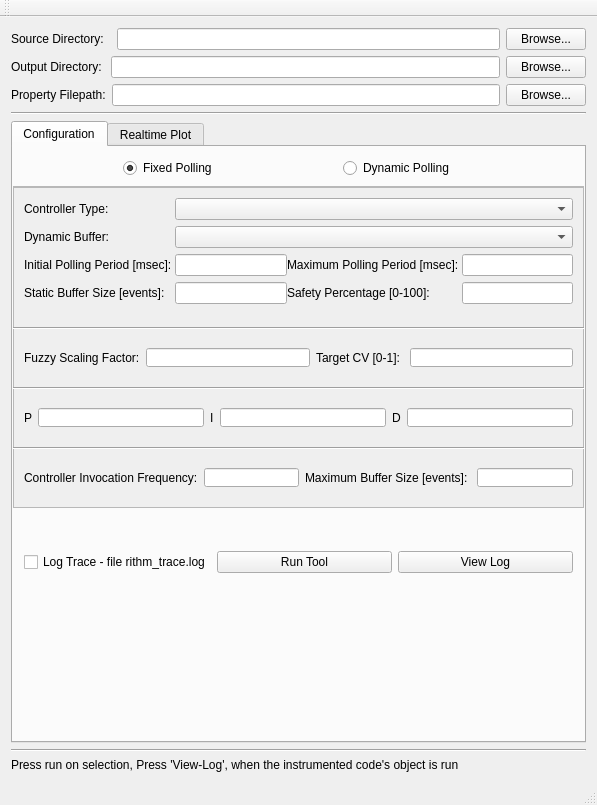
<?xml version="1.0" encoding="UTF-8"?>
<ui version="4.0">
 <class>MainWindow</class>
 <widget class="QMainWindow" name="MainWindow">
  <property name="geometry">
   <rect>
    <x>0</x>
    <y>0</y>
    <width>597</width>
    <height>805</height>
   </rect>
  </property>
  <property name="sizePolicy">
   <sizepolicy hsizetype="Expanding" vsizetype="Fixed">
    <horstretch>0</horstretch>
    <verstretch>0</verstretch>
   </sizepolicy>
  </property>
  <property name="windowTitle">
   <string>RiTHM</string>
  </property>
  <widget class="QWidget" name="centralWidget">
   <layout class="QVBoxLayout" name="verticalLayout">
    <item>
     <layout class="QHBoxLayout" name="horizontalLayout" stretch="0,0,0">
      <property name="spacing">
       <number>6</number>
      </property>
      <property name="sizeConstraint">
       <enum>QLayout::SetNoConstraint</enum>
      </property>
      <item>
       <widget class="QLabel" name="label">
        <property name="text">
         <string>Source Directory:  </string>
        </property>
       </widget>
      </item>
      <item>
       <widget class="QLineEdit" name="lineEditSrcDir"/>
      </item>
      <item>
       <widget class="QPushButton" name="pushButtonBrowseSrc">
        <property name="text">
         <string>Browse...</string>
        </property>
       </widget>
      </item>
     </layout>
    </item>
    <item>
     <layout class="QHBoxLayout" name="horizontalLayout_3">
      <item>
       <widget class="QLabel" name="label_3">
        <property name="text">
         <string>Output Directory: </string>
        </property>
       </widget>
      </item>
      <item>
       <widget class="QLineEdit" name="lineEditOutputDir">
        <property name="sizePolicy">
         <sizepolicy hsizetype="Expanding" vsizetype="Fixed">
          <horstretch>0</horstretch>
          <verstretch>0</verstretch>
         </sizepolicy>
        </property>
       </widget>
      </item>
      <item>
       <widget class="QPushButton" name="pushButtonBrowseOutput">
        <property name="text">
         <string>Browse...</string>
        </property>
       </widget>
      </item>
     </layout>
    </item>
    <item>
     <layout class="QHBoxLayout" name="horizontalLayout_2">
      <item>
       <widget class="QLabel" name="label_2">
        <property name="text">
         <string>Property Filepath:</string>
        </property>
       </widget>
      </item>
      <item>
       <widget class="QLineEdit" name="lineEditPropPath"/>
      </item>
      <item>
       <widget class="QPushButton" name="pushButtonBrowseProp">
        <property name="text">
         <string>Browse...</string>
        </property>
       </widget>
      </item>
     </layout>
    </item>
    <item>
     <widget class="Line" name="line_3">
      <property name="orientation">
       <enum>Qt::Horizontal</enum>
      </property>
     </widget>
    </item>
    <item>
     <widget class="QTabWidget" name="tabWidget">
      <property name="currentIndex">
       <number>0</number>
      </property>
      <widget class="QWidget" name="tab_4">
       <attribute name="title">
        <string>Configuration</string>
       </attribute>
       <widget class="QRadioButton" name="radioButtonFixed">
        <property name="geometry">
         <rect>
          <x>110</x>
          <y>10</y>
          <width>116</width>
          <height>22</height>
         </rect>
        </property>
        <property name="text">
         <string>Fixed Polling</string>
        </property>
        <property name="checked">
         <bool>true</bool>
        </property>
       </widget>
       <widget class="QRadioButton" name="radioButtonDynamic">
        <property name="geometry">
         <rect>
          <x>330</x>
          <y>10</y>
          <width>131</width>
          <height>22</height>
         </rect>
        </property>
        <property name="text">
         <string>Dynamic Polling</string>
        </property>
       </widget>
       <widget class="QFrame" name="frameFixedPolling">
        <property name="geometry">
         <rect>
          <x>0</x>
          <y>39</y>
          <width>571</width>
          <height>281</height>
         </rect>
        </property>
        <property name="frameShape">
         <enum>QFrame::StyledPanel</enum>
        </property>
        <property name="frameShadow">
         <enum>QFrame::Raised</enum>
        </property>
        <widget class="QWidget" name="layoutWidget_2">
         <property name="geometry">
          <rect>
           <x>0</x>
           <y>10</y>
           <width>571</width>
           <height>131</height>
          </rect>
         </property>
         <layout class="QFormLayout" name="formLayout_3">
          <property name="sizeConstraint">
           <enum>QLayout::SetDefaultConstraint</enum>
          </property>
          <item row="0" column="0">
           <widget class="QLabel" name="label_14">
            <property name="sizePolicy">
             <sizepolicy hsizetype="Minimum" vsizetype="Fixed">
              <horstretch>0</horstretch>
              <verstretch>0</verstretch>
             </sizepolicy>
            </property>
            <property name="text">
             <string>Algorithm Type: </string>
            </property>
           </widget>
          </item>
          <item row="0" column="1">
           <widget class="QComboBox" name="comboBoxAlgType">
            <property name="sizePolicy">
             <sizepolicy hsizetype="Expanding" vsizetype="Fixed">
              <horstretch>0</horstretch>
              <verstretch>0</verstretch>
             </sizepolicy>
            </property>
           </widget>
          </item>
          <item row="1" column="0">
           <widget class="QLabel" name="label_15">
            <property name="sizePolicy">
             <sizepolicy hsizetype="Minimum" vsizetype="Fixed">
              <horstretch>0</horstretch>
              <verstretch>0</verstretch>
             </sizepolicy>
            </property>
            <property name="text">
             <string>Invocation Type: </string>
            </property>
           </widget>
          </item>
          <item row="1" column="1">
           <widget class="QComboBox" name="comboBoxInvocType">
            <property name="sizePolicy">
             <sizepolicy hsizetype="Expanding" vsizetype="Fixed">
              <horstretch>0</horstretch>
              <verstretch>0</verstretch>
             </sizepolicy>
            </property>
           </widget>
          </item>
          <item row="2" column="0">
           <widget class="QLabel" name="label_16">
            <property name="sizePolicy">
             <sizepolicy hsizetype="Minimum" vsizetype="Preferred">
              <horstretch>0</horstretch>
              <verstretch>0</verstretch>
             </sizepolicy>
            </property>
            <property name="text">
             <string>Target Polling Period [cycles]: </string>
            </property>
           </widget>
          </item>
          <item row="2" column="1">
           <widget class="QLineEdit" name="lineEditSP"/>
          </item>
          <item row="3" column="0">
           <widget class="QLabel" name="label_17">
            <property name="sizePolicy">
             <sizepolicy hsizetype="Preferred" vsizetype="Preferred">
              <horstretch>0</horstretch>
              <verstretch>0</verstretch>
             </sizepolicy>
            </property>
            <property name="text">
             <string>Buffer Size [bytes]: </string>
            </property>
           </widget>
          </item>
          <item row="3" column="1">
           <widget class="QLineEdit" name="lineEditBufSz"/>
          </item>
         </layout>
        </widget>
        <widget class="QWidget" name="layoutWidget_3">
         <property name="geometry">
          <rect>
           <x>0</x>
           <y>160</y>
           <width>571</width>
           <height>62</height>
          </rect>
         </property>
         <layout class="QFormLayout" name="formLayout_4">
          <property name="fieldGrowthPolicy">
           <enum>QFormLayout::AllNonFixedFieldsGrow</enum>
          </property>
          <item row="0" column="1">
           <widget class="QComboBox" name="comboBoxExt">
            <property name="sizePolicy">
             <sizepolicy hsizetype="Expanding" vsizetype="Fixed">
              <horstretch>0</horstretch>
              <verstretch>0</verstretch>
             </sizepolicy>
            </property>
           </widget>
          </item>
          <item row="0" column="0">
           <widget class="QLabel" name="label_4">
            <property name="text">
             <string>External</string>
            </property>
           </widget>
          </item>
         </layout>
        </widget>
        <widget class="Line" name="line_7">
         <property name="geometry">
          <rect>
           <x>0</x>
           <y>150</y>
           <width>579</width>
           <height>3</height>
          </rect>
         </property>
         <property name="orientation">
          <enum>Qt::Horizontal</enum>
         </property>
        </widget>
       </widget>
       <widget class="QFrame" name="frameDynamicPolling">
        <property name="geometry">
         <rect>
          <x>0</x>
          <y>40</y>
          <width>571</width>
          <height>321</height>
         </rect>
        </property>
        <property name="autoFillBackground">
         <bool>true</bool>
        </property>
        <property name="frameShape">
         <enum>QFrame::StyledPanel</enum>
        </property>
        <property name="frameShadow">
         <enum>QFrame::Raised</enum>
        </property>
        <widget class="Line" name="line_8">
         <property name="geometry">
          <rect>
           <x>0</x>
           <y>260</y>
           <width>579</width>
           <height>3</height>
          </rect>
         </property>
         <property name="orientation">
          <enum>Qt::Horizontal</enum>
         </property>
        </widget>
        <widget class="Line" name="line_9">
         <property name="geometry">
          <rect>
           <x>0</x>
           <y>200</y>
           <width>579</width>
           <height>3</height>
          </rect>
         </property>
         <property name="orientation">
          <enum>Qt::Horizontal</enum>
         </property>
        </widget>
        <widget class="QWidget" name="horizontalLayoutWidget_4">
         <property name="geometry">
          <rect>
           <x>0</x>
           <y>150</y>
           <width>571</width>
           <height>41</height>
          </rect>
         </property>
         <layout class="QHBoxLayout" name="horizontalLayout_11">
          <item>
           <widget class="QLabel" name="labelFuzzyScale">
            <property name="sizePolicy">
             <sizepolicy hsizetype="Minimum" vsizetype="Preferred">
              <horstretch>0</horstretch>
              <verstretch>0</verstretch>
             </sizepolicy>
            </property>
            <property name="text">
             <string>Fuzzy Scaling Factor:</string>
            </property>
           </widget>
          </item>
          <item>
           <widget class="QLineEdit" name="lineEditFuzzyScale"/>
          </item>
          <item>
           <widget class="QLabel" name="labelCV">
            <property name="sizePolicy">
             <sizepolicy hsizetype="Minimum" vsizetype="Preferred">
              <horstretch>0</horstretch>
              <verstretch>0</verstretch>
             </sizepolicy>
            </property>
            <property name="text">
             <string>Target CV [0-1]: </string>
            </property>
           </widget>
          </item>
          <item>
           <widget class="QLineEdit" name="lineEditCV"/>
          </item>
         </layout>
        </widget>
        <widget class="QWidget" name="horizontalLayoutWidget_5">
         <property name="geometry">
          <rect>
           <x>0</x>
           <y>270</y>
           <width>571</width>
           <height>41</height>
          </rect>
         </property>
         <layout class="QHBoxLayout" name="horizontalLayout_12">
          <item>
           <widget class="QLabel" name="labelInvocFreq">
            <property name="sizePolicy">
             <sizepolicy hsizetype="Minimum" vsizetype="Preferred">
              <horstretch>0</horstretch>
              <verstretch>0</verstretch>
             </sizepolicy>
            </property>
            <property name="text">
             <string>Controller Invocation Frequency:</string>
            </property>
           </widget>
          </item>
          <item>
           <widget class="QLineEdit" name="lineEditInvocFreq"/>
          </item>
          <item>
           <widget class="QLabel" name="labelMaxBS">
            <property name="sizePolicy">
             <sizepolicy hsizetype="Preferred" vsizetype="Preferred">
              <horstretch>0</horstretch>
              <verstretch>0</verstretch>
             </sizepolicy>
            </property>
            <property name="text">
             <string>Maximum Buffer Size [events]: </string>
            </property>
           </widget>
          </item>
          <item>
           <widget class="QLineEdit" name="lineEditMaxBS"/>
          </item>
         </layout>
        </widget>
        <widget class="QWidget" name="gridLayoutWidget_2">
         <property name="geometry">
          <rect>
           <x>0</x>
           <y>0</y>
           <width>571</width>
           <height>131</height>
          </rect>
         </property>
         <layout class="QGridLayout" name="gridLayout_3">
          <property name="horizontalSpacing">
           <number>0</number>
          </property>
          <item row="1" column="0">
           <widget class="QLabel" name="label_23">
            <property name="sizePolicy">
             <sizepolicy hsizetype="Minimum" vsizetype="Fixed">
              <horstretch>0</horstretch>
              <verstretch>0</verstretch>
             </sizepolicy>
            </property>
            <property name="text">
             <string>Dynamic Buffer:</string>
            </property>
           </widget>
          </item>
          <item row="2" column="0">
           <widget class="QLabel" name="labelPP">
            <property name="sizePolicy">
             <sizepolicy hsizetype="Minimum" vsizetype="Preferred">
              <horstretch>0</horstretch>
              <verstretch>0</verstretch>
             </sizepolicy>
            </property>
            <property name="text">
             <string>Initial Polling Period [msec]: </string>
            </property>
           </widget>
          </item>
          <item row="2" column="3">
           <widget class="QLabel" name="labelMaxPP">
            <property name="sizePolicy">
             <sizepolicy hsizetype="Minimum" vsizetype="Preferred">
              <horstretch>0</horstretch>
              <verstretch>0</verstretch>
             </sizepolicy>
            </property>
            <property name="text">
             <string>Maximum Polling Period [msec]: </string>
            </property>
           </widget>
          </item>
          <item row="2" column="4">
           <widget class="QLineEdit" name="lineEditMaxPP"/>
          </item>
          <item row="1" column="2" colspan="3">
           <widget class="QComboBox" name="comboBoxDynamicMode">
            <property name="sizePolicy">
             <sizepolicy hsizetype="Expanding" vsizetype="Fixed">
              <horstretch>0</horstretch>
              <verstretch>0</verstretch>
             </sizepolicy>
            </property>
           </widget>
          </item>
          <item row="0" column="0">
           <widget class="QLabel" name="label_24">
            <property name="sizePolicy">
             <sizepolicy hsizetype="Minimum" vsizetype="Fixed">
              <horstretch>0</horstretch>
              <verstretch>0</verstretch>
             </sizepolicy>
            </property>
            <property name="text">
             <string>Controller Type: </string>
            </property>
           </widget>
          </item>
          <item row="2" column="2">
           <widget class="QLineEdit" name="lineEditPP"/>
          </item>
          <item row="0" column="2" colspan="3">
           <widget class="QComboBox" name="comboBoxContType">
            <property name="sizePolicy">
             <sizepolicy hsizetype="Expanding" vsizetype="Fixed">
              <horstretch>0</horstretch>
              <verstretch>0</verstretch>
             </sizepolicy>
            </property>
           </widget>
          </item>
          <item row="3" column="0">
           <widget class="QLabel" name="labelStaticBS">
            <property name="sizePolicy">
             <sizepolicy hsizetype="Preferred" vsizetype="Preferred">
              <horstretch>0</horstretch>
              <verstretch>0</verstretch>
             </sizepolicy>
            </property>
            <property name="text">
             <string>Static Buffer Size [events]: </string>
            </property>
           </widget>
          </item>
          <item row="3" column="2">
           <widget class="QLineEdit" name="lineEditStaticBS"/>
          </item>
          <item row="3" column="3">
           <widget class="QLabel" name="labelStaticBS_2">
            <property name="sizePolicy">
             <sizepolicy hsizetype="Preferred" vsizetype="Preferred">
              <horstretch>0</horstretch>
              <verstretch>0</verstretch>
             </sizepolicy>
            </property>
            <property name="text">
             <string>Safety Percentage [0-100]: </string>
            </property>
           </widget>
          </item>
          <item row="3" column="4">
           <widget class="QLineEdit" name="lineEditSafety"/>
          </item>
         </layout>
        </widget>
        <widget class="Line" name="line_10">
         <property name="geometry">
          <rect>
           <x>0</x>
           <y>140</y>
           <width>579</width>
           <height>3</height>
          </rect>
         </property>
         <property name="orientation">
          <enum>Qt::Horizontal</enum>
         </property>
        </widget>
        <widget class="QWidget" name="horizontalLayoutWidget_6">
         <property name="geometry">
          <rect>
           <x>0</x>
           <y>210</y>
           <width>571</width>
           <height>41</height>
          </rect>
         </property>
         <layout class="QHBoxLayout" name="horizontalLayout_13">
          <item>
           <widget class="QLabel" name="label_25">
            <property name="text">
             <string>P</string>
            </property>
           </widget>
          </item>
          <item>
           <widget class="QLineEdit" name="lineEditP"/>
          </item>
          <item>
           <widget class="QLabel" name="label_26">
            <property name="text">
             <string>I</string>
            </property>
           </widget>
          </item>
          <item>
           <widget class="QLineEdit" name="lineEditI"/>
          </item>
          <item>
           <widget class="QLabel" name="label_27">
            <property name="text">
             <string>D</string>
            </property>
           </widget>
          </item>
          <item>
           <widget class="QLineEdit" name="lineEditD"/>
          </item>
         </layout>
        </widget>
       </widget>
       <widget class="QWidget" name="layoutWidget">
        <property name="geometry">
         <rect>
          <x>0</x>
          <y>370</y>
          <width>571</width>
          <height>91</height>
         </rect>
        </property>
        <layout class="QHBoxLayout" name="horizontalLayout_5">
         <item>
          <widget class="QCheckBox" name="checkBoxLog">
           <property name="text">
            <string>Log Trace - file rithm_trace.log</string>
           </property>
          </widget>
         </item>
         <item>
          <widget class="QPushButton" name="pushButtonRun">
           <property name="enabled">
            <bool>true</bool>
           </property>
           <property name="text">
            <string>Run Tool</string>
           </property>
          </widget>
         </item>
         <item>
          <widget class="QPushButton" name="pushButtonViewLog">
           <property name="enabled">
            <bool>true</bool>
           </property>
           <property name="text">
            <string>View Log</string>
           </property>
          </widget>
         </item>
        </layout>
       </widget>
      </widget>
      <widget class="QWidget" name="tab_3">
       <attribute name="title">
        <string>Realtime Plot</string>
       </attribute>
       <widget class="QLabel" name="label_13">
        <property name="geometry">
         <rect>
          <x>140</x>
          <y>100</y>
          <width>281</width>
          <height>51</height>
         </rect>
        </property>
        <property name="text">
         <string>Monitoring /proc/rithm</string>
        </property>
        <property name="alignment">
         <set>Qt::AlignCenter</set>
        </property>
       </widget>
       <widget class="QPushButton" name="pushButtonBeginPlot">
        <property name="geometry">
         <rect>
          <x>230</x>
          <y>150</y>
          <width>98</width>
          <height>27</height>
         </rect>
        </property>
        <property name="text">
         <string>Begin</string>
        </property>
       </widget>
      </widget>
     </widget>
    </item>
    <item>
     <widget class="Line" name="line">
      <property name="orientation">
       <enum>Qt::Horizontal</enum>
      </property>
     </widget>
    </item>
    <item>
     <widget class="QLabel" name="labelStatus">
      <property name="sizePolicy">
       <sizepolicy hsizetype="Minimum" vsizetype="Fixed">
        <horstretch>0</horstretch>
        <verstretch>0</verstretch>
       </sizepolicy>
      </property>
      <property name="text">
       <string>Press run on selection, Press 'View-Log', when the instrumented code's object is run</string>
      </property>
     </widget>
    </item>
   </layout>
  </widget>
  <widget class="QMenuBar" name="menuBar">
   <property name="geometry">
    <rect>
     <x>0</x>
     <y>0</y>
     <width>597</width>
     <height>25</height>
    </rect>
   </property>
   <property name="sizePolicy">
    <sizepolicy hsizetype="Expanding" vsizetype="Preferred">
     <horstretch>0</horstretch>
     <verstretch>0</verstretch>
    </sizepolicy>
   </property>
   <property name="defaultUp">
    <bool>false</bool>
   </property>
  </widget>
  <widget class="QStatusBar" name="statusBar"/>
  <widget class="QToolBar" name="toolBar">
   <property name="windowTitle">
    <string>toolBar</string>
   </property>
   <attribute name="toolBarArea">
    <enum>TopToolBarArea</enum>
   </attribute>
   <attribute name="toolBarBreak">
    <bool>false</bool>
   </attribute>
  </widget>
 </widget>
 <layoutdefault spacing="6" margin="11"/>
 <tabstops>
  <tabstop>lineEditSrcDir</tabstop>
  <tabstop>pushButtonBrowseSrc</tabstop>
  <tabstop>lineEditPropPath</tabstop>
  <tabstop>pushButtonBrowseProp</tabstop>
 </tabstops>
 <resources/>
 <connections>
  <connection>
   <sender>pushButtonBrowseSrc</sender>
   <signal>clicked()</signal>
   <receiver>MainWindow</receiver>
   <slot>BrowseSrcDir()</slot>
   <hints>
    <hint type="sourcelabel">
     <x>586</x>
     <y>61</y>
    </hint>
    <hint type="destinationlabel">
     <x>501</x>
     <y>163</y>
    </hint>
   </hints>
  </connection>
  <connection>
   <sender>pushButtonBrowseProp</sender>
   <signal>clicked()</signal>
   <receiver>MainWindow</receiver>
   <slot>BrowsePropFilepath()</slot>
   <hints>
    <hint type="sourcelabel">
     <x>586</x>
     <y>145</y>
    </hint>
    <hint type="destinationlabel">
     <x>501</x>
     <y>205</y>
    </hint>
   </hints>
  </connection>
  <connection>
   <sender>pushButtonBrowseOutput</sender>
   <signal>clicked()</signal>
   <receiver>MainWindow</receiver>
   <slot>BrowseOutputDir()</slot>
   <hints>
    <hint type="sourcelabel">
     <x>522</x>
     <y>87</y>
    </hint>
    <hint type="destinationlabel">
     <x>500</x>
     <y>74</y>
    </hint>
   </hints>
  </connection>
  <connection>
   <sender>pushButtonBeginPlot</sender>
   <signal>clicked()</signal>
   <receiver>MainWindow</receiver>
   <slot>on_pushButton_clicked()</slot>
   <hints>
    <hint type="sourcelabel">
     <x>289</x>
     <y>355</y>
    </hint>
    <hint type="destinationlabel">
     <x>298</x>
     <y>308</y>
    </hint>
   </hints>
  </connection>
  <connection>
   <sender>radioButtonDynamic</sender>
   <signal>toggled(bool)</signal>
   <receiver>MainWindow</receiver>
   <slot>DynamicToggled(bool)</slot>
   <hints>
    <hint type="sourcelabel">
     <x>406</x>
     <y>212</y>
    </hint>
    <hint type="destinationlabel">
     <x>298</x>
     <y>326</y>
    </hint>
   </hints>
  </connection>
  <connection>
   <sender>radioButtonFixed</sender>
   <signal>toggled(bool)</signal>
   <receiver>MainWindow</receiver>
   <slot>FixedToggled(bool)</slot>
   <hints>
    <hint type="sourcelabel">
     <x>178</x>
     <y>212</y>
    </hint>
    <hint type="destinationlabel">
     <x>298</x>
     <y>326</y>
    </hint>
   </hints>
  </connection>
  <connection>
   <sender>pushButtonRun</sender>
   <signal>clicked()</signal>
   <receiver>MainWindow</receiver>
   <slot>RunTool()</slot>
   <hints>
    <hint type="sourcelabel">
     <x>538</x>
     <y>576</y>
    </hint>
    <hint type="destinationlabel">
     <x>298</x>
     <y>330</y>
    </hint>
   </hints>
  </connection>
  <connection>
   <sender>comboBoxContType</sender>
   <signal>currentIndexChanged(QString)</signal>
   <receiver>MainWindow</receiver>
   <slot>ControllerChanged(QString)</slot>
   <hints>
    <hint type="sourcelabel">
     <x>390</x>
     <y>246</y>
    </hint>
    <hint type="destinationlabel">
     <x>298</x>
     <y>330</y>
    </hint>
   </hints>
  </connection>
  <connection>
   <sender>comboBoxDynamicMode</sender>
   <signal>currentIndexChanged(int)</signal>
   <receiver>MainWindow</receiver>
   <slot>DynamicChanged(int)</slot>
   <hints>
    <hint type="sourcelabel">
     <x>390</x>
     <y>279</y>
    </hint>
    <hint type="destinationlabel">
     <x>298</x>
     <y>330</y>
    </hint>
   </hints>
  </connection>
 </connections>
 <slots>
  <slot>ExternalOptions()</slot>
  <slot>SelfOptions()</slot>
  <slot>BrowseSrcDir()</slot>
  <slot>BrowsePropFilepath()</slot>
  <slot>LaunchSettingsWindow()</slot>
  <slot>RunTool()</slot>
  <slot>BrowseOutputDir()</slot>
  <slot>ControllerChanged(QString)</slot>
  <slot>DynamicChanged(int)</slot>
  <slot>on_pushButton_clicked()</slot>
  <slot>FixedToggled(bool)</slot>
  <slot>DynamicToggled(bool)</slot>
 </slots>
</ui>
